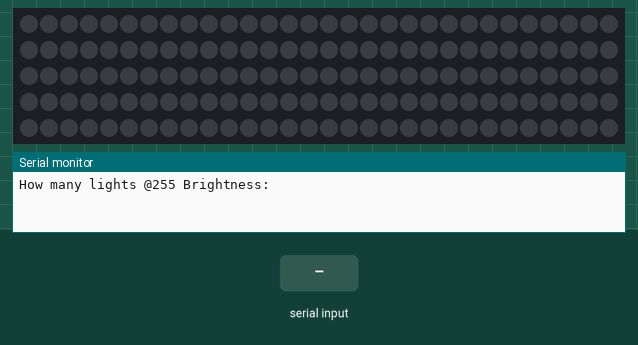
The sketch below on a simulated Arduino Uno, built with avr-gcc and run on an emulated ATmega328P. On the bench: 150 RGB LEDs in strip order, left to right, continuing on the next row, the last lines printed to the serial monitor. The inputs (shaded band) are chosen by the test bench.

Above: at 6.2 s.
6.3 s: "90,45\n" received over Serial
At 6.6 s:
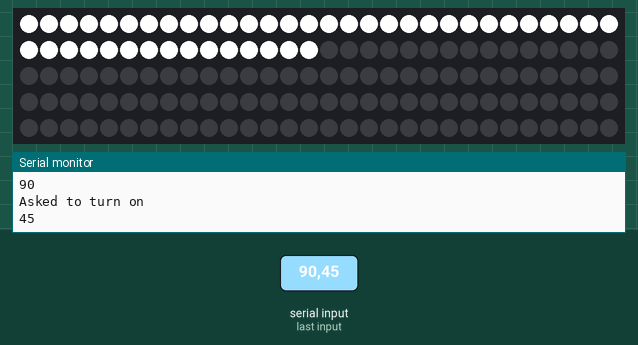
8.8 s: "30,150\n" received over Serial
At 9.6 s:
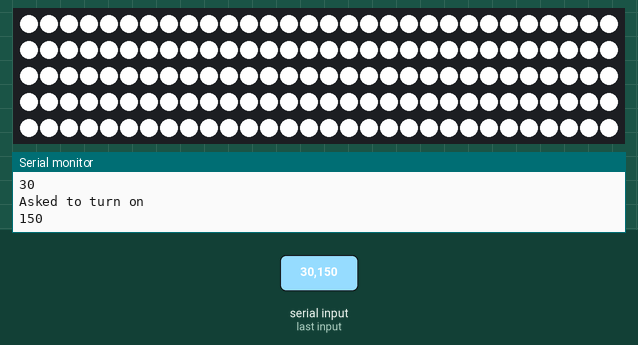
Timing chart, 0 to 11.8 s (numbered marks = the images above; inputs shaded):
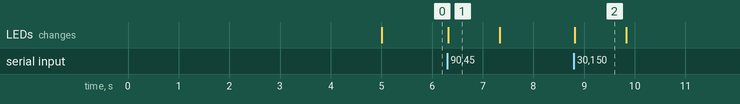

Measured:
- after the input at 6.3 s, the LEDs: change at once (image 1)
- after the input at 8.8 s, the LEDs: change at once (image 2)
- what the display in image 1 shows lasts 1.0 s, from 6.3 s to 7.3 s

The sketch:

MaxBrightnessTester.ino
```cpp
#include <Adafruit_NeoPixel.h>

#define PIN_NUMBER 3
#define NUM_LIGHTS 150

#define BRIGHTNESS 255
#define MAX_AMPS 2.5

#define DELAY_MS 35


// Useful to count "arrays"
// uint32_t colors = {WHITE, BLACK, BLUE}
// num_elements(colors) == 3
#define num_elements(x)  (sizeof(x) / sizeof((x)[0]))


Adafruit_NeoPixel strip = Adafruit_NeoPixel(NUM_LIGHTS, PIN_NUMBER, NEO_GRB + NEO_KHZ800);

// Definition of some Colors which are used multiple times
uint32_t RED    = strip.Color(255, 0, 0);
uint32_t GREEN  = strip.Color(0, 255, 0);
uint32_t BLUE   = strip.Color(0, 0, 255);
uint32_t PURPLE = strip.Color(64, 0, 176);

uint32_t BLACK  = strip.Color(0, 0, 0);
uint32_t WHITE  = strip.Color(255, 255, 255);

uint32_t fun_colors[] = {PURPLE, WHITE, GREEN, PURPLE, BLACK, WHITE};


int DetermineMaxBrightness() {
  float draw_per_brightness = 0.015 * 3 *  NUM_LIGHTS / 255.0;

  // Respect max BRIGHTNESS from #define
  int max_brightness = max(1, min(BRIGHTNESS, MAX_AMPS / draw_per_brightness));

  Serial.print("Amps/brightness: ");
  Serial.println(draw_per_brightness);
  Serial.print("max_brightness: ");
  Serial.println(max_brightness);

  return max_brightness;
}


void RampUpToMaxBrightness() {
  int max_brightness = DetermineMaxBrightness();

  for (int b = 0; b < max_brightness; b += 2) {
    Serial.println(b);
    strip.setBrightness(b);
    for (int i = 0; i < NUM_LIGHTS; i++) {
      strip.setPixelColor(i, WHITE);
    }
    strip.show();
    delay(1500);
  }
}


void RampLightsOut() {
  Serial.println("How many lights @255 Brightness:");

  int count = 1;
  while (count > 0) {
    // REP (Read, Evaluate, Print) loop
    if (!Serial.available()) {
      delay(10);
      continue;
    }

    count = Serial.parseInt();

    Serial.println("Asked to turn on ");
    Serial.println(count);

    strip.setBrightness(255);

    strip.clear();
    for (int i = 0; i < count; i++) {
      strip.setPixelColor(i, WHITE);
    }
    strip.show();
  }

  strip.clear();
  strip.setBrightness(10);
}

void setup() {
  // So serial monitor can be openned
  Serial.begin(9600);
  delay(5000);

  strip.begin();
  strip.clear();
  strip.show(); // Initialize all pixels to 'off'
}


void loop() {
//  RampUpToMaxBrightness();

  RampLightsOut();
}
```
